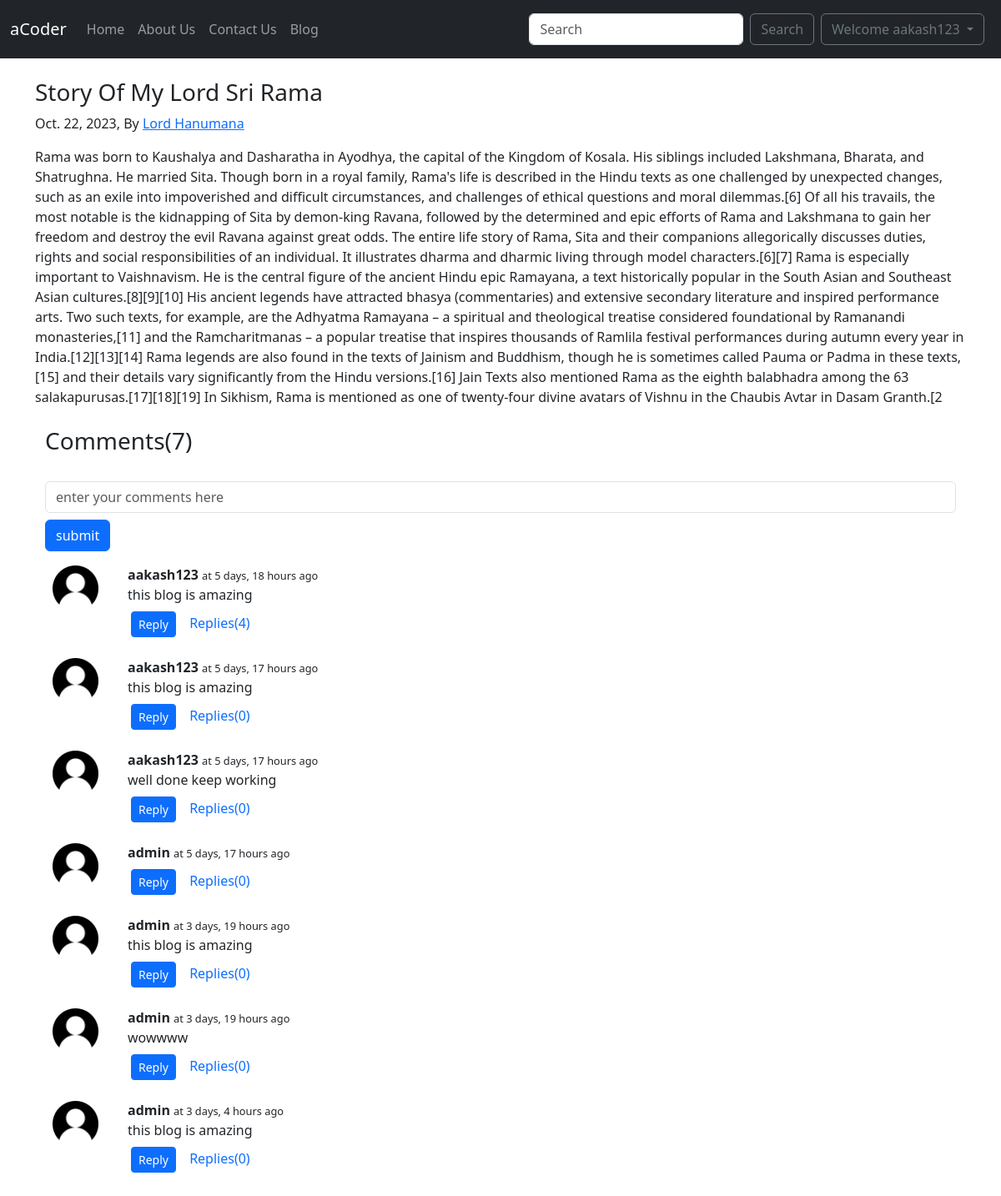
The app's page /blog/Story-of-lord-Rama (signed in) with its own data.
### blog/models.py (models this page shows, shortened)
class Post(models.Model):
    sno=models.IntegerField(primary_key=True)
    author=models.CharField( max_length=500)
    title=models.CharField( max_length=500)
    content=models.TextField()
    slug=models.CharField(max_length=200)
    timestamp=models.DateField(auto_now_add=False)

class blogComment(models.Model):
    sno=models.AutoField(primary_key=True)
    user=models.ForeignKey(User, on_delete=models.CASCADE)
    post=models.ForeignKey(Post, on_delete=models.CASCADE)
    parent=models.ForeignKey('self', on_delete=models.CASCADE,null=True)
    timeStamp=models.DateTimeField(default=timezone.now)
    comments=models.TextField()

### blog/views.py (the view)
# urls.py: path('<str:slug>', views.BlogPost,name='BlogPost'),
def BlogPost(request,slug):
    post=Post.objects.filter(slug=slug).first()  #Return first blog from list of blogs
    user=request.user    #Give current user
    Comments=blogComment.objects.filter(post=post,parent=None)
    replies=blogComment.objects.filter(post=post).exclude(parent=None)
    replyDict={}
    for reply in replies:
        if reply.parent.sno not in replyDict.keys():
            replyDict[reply.parent.sno]=[reply]
        else:
             replyDict[reply.parent.sno].append(reply)
    context={'post':post,'comments':Comments,'user':user,'replyDict':replyDict}
    return render(request,'blog/blogPost.html',context)

### blog/templatetags/extras.py (called while the page is built)
@register.filter(name='get_replies')
def get_val(dict, key):
    return dict.get(key)

### templates/blog/blogPost.html (shortened to what this page needs)
{% extends "base.html" %}
{% load humanize %}
{% load extras %}
{% load static %}
{% block body %}
<div class="container my-4">
    <h3>{{post.title}}</h3>
    <p>{{post.timestamp}}, By <a id="authorName" href="/about/">{{post.author}}</a></p>
    <p>
        {{post.content|safe}}
    </p>
    <div class="container my-4">
        <h3>Comments({{comments.count}})</h3><br>
        {% if user.is_anonymous %}
        <p>Login to post comment</P>
        {% else %}
        <form class="form-group" action="/blog/postComment" method="post">
            <input class="form-control" type="text" name="comment" placeholder="enter your comments here">
            <input type="submit" class="btn btn-primary my-2" value="submit">
        </form>
        {% endif %}
        {% for comment in comments %}
        <div class="d-flex">
            <div class="UserImage" id="UserImage">
                <img src="/media/image/user2.png" alt="image is loading">
            </div>
            <div class="col-md-11 p-2"><b>{{comment.user}} </b><span style="font-size: 80%;"> at
                    {{comment.timeStamp| naturaltime}} </span>
                <div>{{comment.comments}}
                </div>
                {% if user.is_authenticated %}
                <div class="replyInput">
                    <button class="btn btn-sm btn-primary sm mx-1 my-2 " type="button" data-bs-toggle="collapse"
                        data-bs-target="#reply{{comment.sno}}" aria-expanded="false"
                        aria-controls="reply{{comment.sno}}">
                        Reply
                    </button>
                    <a id="ShowReplyBtn"
                        class="link-primary link-opacity-50-hover text-decoration-none mx-1 my-2 py-2 px-1 rounded-pill "
                        data-bs-toggle="collapse" href="#replies{{comment.sno}}" aria-expanded="false"
                        aria-controls="replies{{comment.sno}}">
                        Replies({{replyDict|get_replies:comment.sno|length}})
                    </a>
                </div>
                {% else %}
                <button class="btn btn-sm btn-primary" disabled>Login to reply</button>
                {% endif %}
            </div>
        </div>
        {% endfor %}
    </div>
</div>
{% endblock %}

### templates/base.html (shortened to what this page needs)
<!DOCTYPE html>
<html lang="en">
<head>
  <link href="https://cdn.jsdelivr.net/npm/bootstrap@5.3.1/dist/css/bootstrap.min.css" rel="stylesheet"
>
</head>
<body>
  <nav class="navbar navbar-expand-lg sticky-top navbar-dark bg-dark">
    <div class="container-fluid">
      <a class="navbar-brand" href="/">aCoder</a>
      <div class="collapse navbar-collapse" id="navbarSupportedContent">
        <ul class="navbar-nav me-auto mb-2 mb-lg-0">
          <li class="nav-item">
            <a class="nav-link {% block home %}{% endblock %}" aria-current="page" href="/">Home</a>
          </li>
          <li class="nav-item">
            <a class="nav-link {% block about %}{% endblock %}" href="/about">About Us</a>
          </li>
          <li class="nav-item">
            <a class="nav-link {% block contact %}{% endblock %}" href="/contact">Contact Us</a>
          </li>
          <li class="nav-item">
            <a class="nav-link {% block blog %}{% endblock %}" href="/blog">Blog</a>
          </li>
        </ul>
        <form class="d-flex" role="search" method="GET" action="/search">
          <input class="form-control me-2" type="search" name="query" id="searchInput" placeholder="Search"
            aria-label="Search">
          <button class="btn btn-outline-secondary" type="submit">Search</button>
        </form>
        {% if user.is_authenticated %}
        <div class="dropdown mx-2">
          <a class="btn btn-outline-secondary dropdown-toggle my-2" href="#" id="dropdownUser" role="button" data-bs-toggle="dropdown" aria-expanded="false">
          Welcome {{user}}
          </a>
        </div>
        {% endif %}
      </div>
    </div>
  </nav>
  {% block body %}
  {% endblock body  %}
</body>
</html>

### records on screen
Post: title "Story Of My Lord Sri Rama", timestamp "Oct. 22, 2023", author "Lord Hanumana", content "Rama was born to Kaushalya and Dasharatha in Ayodhya, the capital of the Kingdom of Kosala. His siblings included Lakshmana, Bharata, and Shatrughna. He married Sita. Though born in a royal family, Rama's life is described in the Hindu texts as one challenged by unexpected changes, such as an exile into impoverished and difficult circumstances, and challenges of ethical questions and moral dilemmas.[6] Of all his travails, the most notable is the kidnapping of Sita by demon-king Ravana, followed by the determined and epic efforts of Rama and Lakshmana to gain her freedom and destroy the evil Ravana against great odds. The entire life story of Rama, Sita and their companions allegorically…"
blogComment: user "aakash123", timeStamp "5 days, 18 hours ago", comments "this blog is amazing", sno "4"
blogComment: user "aakash123", timeStamp "5 days, 17 hours ago", comments "this blog is amazing", sno "0"
blogComment: user "aakash123", timeStamp "5 days, 17 hours ago", comments "well done keep working", sno "0"
blogComment: user "admin", timeStamp "5 days, 17 hours ago", sno "0"
blogComment: user "admin", timeStamp "3 days, 19 hours ago", comments "this blog is amazing", sno "0"
blogComment: user "admin", timeStamp "3 days, 19 hours ago", comments "wowwww", sno "0"
blogComment: user "admin", timeStamp "3 days, 4 hours ago", comments "this blog is amazing", sno "0"

### other values on screen
{{ user }} "aakash123"
{{ comments.count }} "7"
